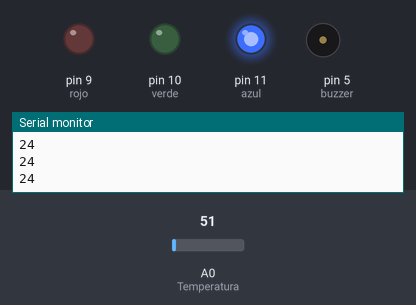
A sketch run on a simulated Arduino Uno, built with avr-gcc and run on an emulated ATmega328P. Shown: output pins drawn as LEDs (lit = HIGH), buzzer (waves = sounding, pin HIGH), the last lines printed to the serial monitor. The test bench sets the inputs (shaded band); at power-on: A0 (Temperatura) = 51.

Above: at 1.2 s.
1.3 s: A0 (Temperatura) set to 139
2.8 s: A0 (Temperatura) set to 162
At 3.2 s:
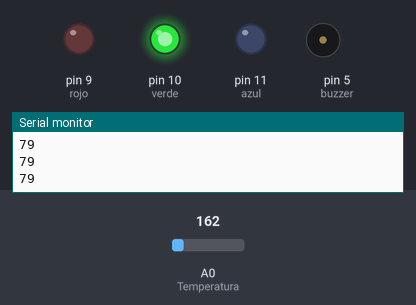
4.3 s: A0 (Temperatura) set to 112
At 4.8 s:
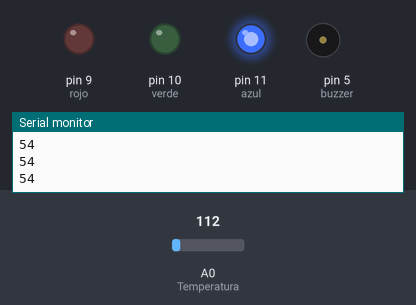
5.8 s: A0 (Temperatura) set to 163
At 6.4 s:
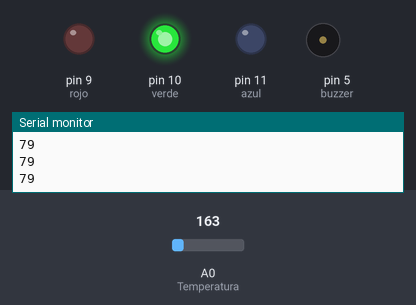
Timing chart, 0 to 8.3 s (numbered marks = the images above; inputs shaded):
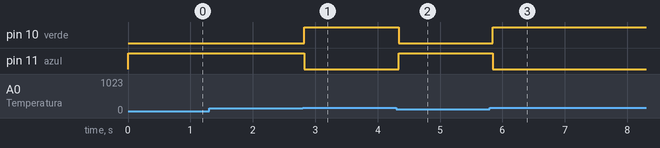

The sketch:

sketch_feb25a.ino
```cpp
#define Temperatura A0
#define ledR 6
#define rojo 9
#define verde 10
#define azul 11
#define PULSADOR 7
#define buzzer 5
int ValorTemp, ValorMV, ValorSensor;
void setup() {
  Serial.begin(9600);
  pinMode(PULSADOR, INPUT);
}

void loop() {
  ValorSensor=analogRead(Temperatura);
  ValorMV = map(ValorSensor, 0, 1023,0,5000);
  ValorTemp = map(ValorMV, 0, 5000, 0, 100);
  Serial.println(ValorMV/10);
  if(ValorTemp >= 15 && ValorTemp < 25){
    analogWrite(verde, 255);
    analogWrite(rojo,0);
    analogWrite(azul, 0);
    analogWrite(buzzer, 0);
    delay(50);
  }
  else if(ValorTemp >=25 && ValorTemp <30){
    analogWrite(verde, 255);
    analogWrite(rojo,255);
    analogWrite(azul, 0);
    analogWrite(buzzer, 0);
    delay(50);
  }
  else if(ValorTemp > 30){
    analogWrite(verde, 0);
    analogWrite(rojo,255);
    digitalWrite(ledR, 1);
    analogWrite(azul, 0);
    analogWrite(buzzer, 255);
    delay(50);
  }
  else{
    analogWrite(verde, 0);
    analogWrite(rojo,0);
    analogWrite(azul, 255);
    analogWrite(buzzer, 0);
    delay(50);
  }

}
```

Measured:
- the behaviour switches between 153 and 154 on A0 (Temperatura) (found by bisection; images 0 and 1)
- after the input at 2.8 s, pin 10 (verde): LOW → HIGH at once; pin 11 (azul): HIGH → LOW at once
- after the input at 4.3 s, pin 10 (verde): HIGH → LOW at once; pin 11 (azul): LOW → HIGH at once
- after the input at 5.8 s, pin 10 (verde): LOW → HIGH after 0.05 s; pin 11 (azul): HIGH → LOW after 0.05 s
